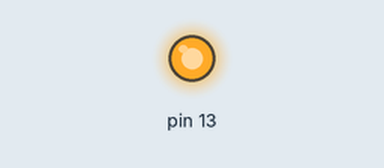
Bench run of a sketch on a simulated Arduino Uno, built with avr-gcc and run on an emulated ATmega328P. On the bench: output pins drawn as LEDs (lit = HIGH). What the sketch prints to the serial monitor is not drawn.

Above: at 0.1 s.
Timing chart, 0 to 1.6 s (numbered marks = the images above):
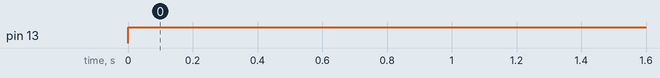

The sketch:

portmanipulation.ino
```cpp
void setup() {
  // put your setup code here, to run once:
 pinMode(13,OUTPUT);
 Serial.begin(9600);
 }

void loop() {
  // put your main code here, to run repeatedly:
  //digitalWrite(13,HIGH);
  PORTB = PORTB | B00100000;
  //PINB = bit (5,6);
  Serial.println("LOW b");
  Serial.print("Timer 1 TCCR1A ");
  Serial.println(TCCR1A, HEX);
  delay(1000);
  PORTB = PORTB & B00100000;
  //PINB = bit (5,6);
  //digitalWrite(13,LOW);
  Serial.println("HIGH b");
  delay(1000);
}
```

Measured:
- by itself, pin 13: LOW → HIGH at 0.00 s
